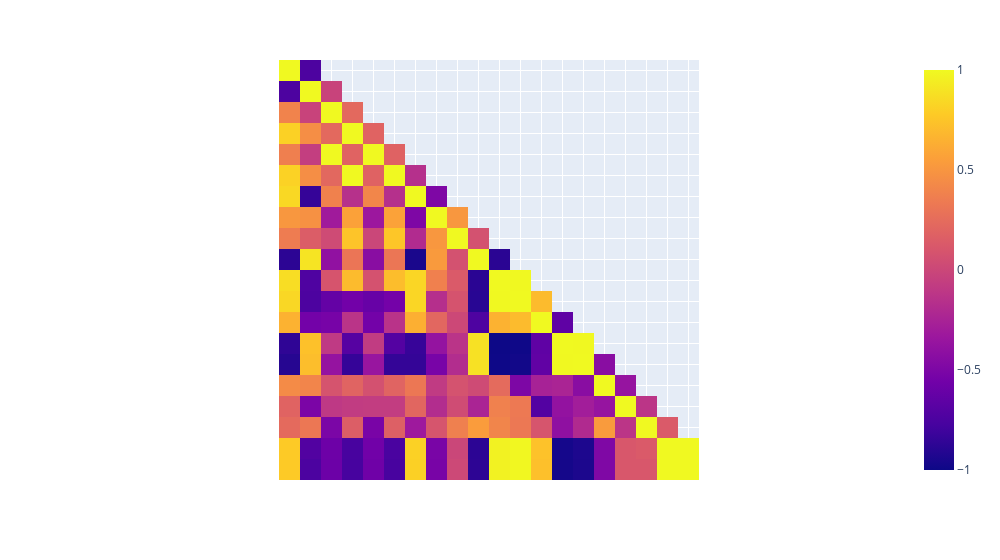

Notebook source saved alongside this figure:
### Code cell
import plotly.express as px

# cria uma matriz de correlação com apenas os valores da metade superior
corr_matrix = rus.corr().where(np.tril(np.ones(rus.corr().shape), k=1).astype(bool))

# cria um heatmap com a matriz de correlação da metade superior
heatmap = px.imshow(corr_matrix)

# define a largura das células
heatmap.update_layout(width=1000)

# remove os nomes das variáveis nos eixos x e y
heatmap.update_xaxes(title='', showticklabels=False)
heatmap.update_yaxes(title='', showticklabels=False)

# mostra o gráfico
heatmap.show()

### Figure 1 — Plotly figure (JSON) as saved in the notebook; plotly's stock layout.template omitted (floating-point values rounded to 4 significant figures; data arrays with more than 128 entries replaced by an {"elided": "..."} marker saying what was removed)
{"data": [{"coloraxis": "coloraxis", "hovertemplate": "x: %{x}<br>y: %{y}<br>color: %{z}<extra></extra>", "name": "0", "type": "heatmap", "x": ["Ano", "Taxa_de_natalidade", "Crescimento_do_pib", "Pib_per_capita", "Crescimento_do_pib_per_capita", "Pib", "Taxa_de_mortalidade", "Despesa_governamental_em_educacao", "Expectativa_de_vida_ao_nascer", "Crescimento_populacao_urbana", "Populacao_urbana_percentual", "Populacao_urbana_total", "Crescimento_populacao_rural", "Populacao_rural_percentual", "Populacao_rural_total", "Despesa_em_pesquisa_e_desenvolvimento", "Gasto_governamental_saude", "Despesa_militar_percentual", "Densidade_populacional", "Populacao_total"], "xaxis": "x", "y": ["Ano", "Taxa_de_natalidade", "Crescimento_do_pib", "Pib_per_capita", "Crescimento_do_pib_per_capita", "Pib", "Taxa_de_mortalidade", "Despesa_governamental_em_educacao", "Expectativa_de_vida_ao_nascer", "Crescimento_populacao_urbana", "Populacao_urbana_percentual", "Populacao_urbana_total", "Crescimento_populacao_rural", "Populacao_rural_percentual", "Populacao_rural_total", "Despesa_em_pesquisa_e_desenvolvimento", "Gasto_governamental_saude", "Despesa_militar_percentual", "Densidade_populacional", "Populacao_total"], "yaxis": "y", "z": {"elided": "20x20 float values"}}], "layout": {"coloraxis": {"colorscale": [[0, "#0d0887"], [0.1111, "#46039f"], [0.2222, "#7201a8"], [0.3333, "#9c179e"], [0.4444, "#bd3786"], [0.5556, "#d8576b"], [0.6667, "#ed7953"], [0.7778, "#fb9f3a"], [0.8889, "#fdca26"], [1, "#f0f921"]]}, "margin": {"t": 60}, "width": 1000, "xaxis": {"anchor": "y", "constrain": "domain", "domain": [0, 1], "scaleanchor": "y", "showticklabels": false, "title": {"text": ""}}, "yaxis": {"anchor": "x", "autorange": "reversed", "constrain": "domain", "domain": [0, 1], "showticklabels": false, "title": {"text": ""}}}}
